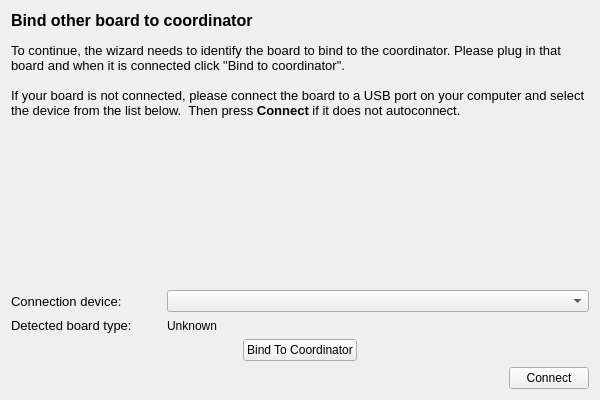
<?xml version="1.0" encoding="UTF-8"?>
<ui version="4.0">
 <class>CoordinatedPage</class>
 <widget class="QWizardPage" name="CoordinatedPage">
  <property name="geometry">
   <rect>
    <x>0</x>
    <y>0</y>
    <width>600</width>
    <height>400</height>
   </rect>
  </property>
  <property name="sizePolicy">
   <sizepolicy hsizetype="Expanding" vsizetype="Expanding">
    <horstretch>0</horstretch>
    <verstretch>0</verstretch>
   </sizepolicy>
  </property>
  <property name="minimumSize">
   <size>
    <width>400</width>
    <height>400</height>
   </size>
  </property>
  <property name="windowTitle">
   <string>WizardPage</string>
  </property>
  <layout class="QVBoxLayout" name="verticalLayout">
   <item>
    <widget class="QLabel" name="label">
     <property name="text">
      <string>&lt;!DOCTYPE HTML PUBLIC &quot;-//W3C//DTD HTML 4.0//EN&quot; &quot;http://www.w3.org/TR/REC-html40/strict.dtd&quot;&gt;
&lt;html&gt;&lt;head&gt;&lt;meta name=&quot;qrichtext&quot; content=&quot;1&quot; /&gt;&lt;style type=&quot;text/css&quot;&gt;
p, li { white-space: pre-wrap; }
&lt;/style&gt;&lt;/head&gt;&lt;body style=&quot; font-family:'.Lucida Grande UI'; font-size:13pt; font-weight:400; font-style:normal;&quot;&gt;
&lt;p style=&quot; margin-top:0px; margin-bottom:0px; margin-left:0px; margin-right:0px; -qt-block-indent:0; text-indent:0px;&quot;&gt;&lt;span style=&quot; font-family:'MS Shell Dlg 2'; font-size:12pt; font-weight:600;&quot;&gt;Bind other board to coordinator&lt;/span&gt;&lt;/p&gt;
&lt;p style=&quot;-qt-paragraph-type:empty; margin-top:0px; margin-bottom:0px; margin-left:0px; margin-right:0px; -qt-block-indent:0; text-indent:0px; font-family:'MS Shell Dlg 2'; font-size:8pt;&quot;&gt;&lt;br /&gt;&lt;/p&gt;
&lt;p style=&quot; margin-top:0px; margin-bottom:0px; margin-left:0px; margin-right:0px; -qt-block-indent:0; text-indent:0px;&quot;&gt;&lt;span style=&quot; font-family:'MS Shell Dlg 2'; font-size:10pt;&quot;&gt;To continue, the wizard needs to identify the board to bind to the coordinator. Please plug in that board and when it is connected click &amp;quot;Bind to coordinator&amp;quot;.&lt;/span&gt;&lt;/p&gt;
&lt;p style=&quot;-qt-paragraph-type:empty; margin-top:0px; margin-bottom:0px; margin-left:0px; margin-right:0px; -qt-block-indent:0; text-indent:0px; font-family:'MS Shell Dlg 2'; font-size:10pt;&quot;&gt;&lt;br /&gt;&lt;/p&gt;
&lt;p style=&quot; margin-top:0px; margin-bottom:0px; margin-left:0px; margin-right:0px; -qt-block-indent:0; text-indent:0px;&quot;&gt;&lt;span style=&quot; font-family:'MS Shell Dlg 2'; font-size:10pt;&quot;&gt;If your board is not connected, please connect the board to a USB port on your computer and select the device from the list below.  Then press &lt;/span&gt;&lt;span style=&quot; font-family:'MS Shell Dlg 2'; font-size:10pt; font-weight:600;&quot;&gt;Connect&lt;/span&gt;&lt;span style=&quot; font-family:'MS Shell Dlg 2'; font-size:10pt;&quot;&gt; if it does not autoconnect.&lt;/span&gt;&lt;/p&gt;&lt;/body&gt;&lt;/html&gt;</string>
     </property>
     <property name="textFormat">
      <enum>Qt::AutoText</enum>
     </property>
     <property name="scaledContents">
      <bool>true</bool>
     </property>
     <property name="alignment">
      <set>Qt::AlignLeading|Qt::AlignLeft|Qt::AlignTop</set>
     </property>
     <property name="wordWrap">
      <bool>true</bool>
     </property>
    </widget>
   </item>
   <item>
    <spacer name="verticalSpacer">
     <property name="orientation">
      <enum>Qt::Vertical</enum>
     </property>
     <property name="sizeHint" stdset="0">
      <size>
       <width>20</width>
       <height>40</height>
      </size>
     </property>
    </spacer>
   </item>
   <item>
    <layout class="QVBoxLayout" name="verticalLayout_2">
     <item>
      <layout class="QHBoxLayout" name="horizontalLayout_2">
       <item>
        <widget class="QLabel" name="label_2">
         <property name="minimumSize">
          <size>
           <width>150</width>
           <height>0</height>
          </size>
         </property>
         <property name="font">
          <font>
           <pointsize>10</pointsize>
           <weight>50</weight>
           <bold>false</bold>
          </font>
         </property>
         <property name="text">
          <string>Connection device:</string>
         </property>
        </widget>
       </item>
       <item>
        <widget class="QComboBox" name="deviceCombo">
         <property name="sizePolicy">
          <sizepolicy hsizetype="Expanding" vsizetype="Fixed">
           <horstretch>0</horstretch>
           <verstretch>0</verstretch>
          </sizepolicy>
         </property>
        </widget>
       </item>
      </layout>
     </item>
     <item>
      <layout class="QHBoxLayout" name="horizontalLayout_3">
       <item>
        <widget class="QLabel" name="label_3">
         <property name="minimumSize">
          <size>
           <width>150</width>
           <height>0</height>
          </size>
         </property>
         <property name="font">
          <font>
           <pointsize>10</pointsize>
           <weight>50</weight>
           <bold>false</bold>
          </font>
         </property>
         <property name="text">
          <string>Detected board type:</string>
         </property>
        </widget>
       </item>
       <item>
        <widget class="QLabel" name="boardTypeLabel">
         <property name="sizePolicy">
          <sizepolicy hsizetype="Expanding" vsizetype="Preferred">
           <horstretch>0</horstretch>
           <verstretch>0</verstretch>
          </sizepolicy>
         </property>
         <property name="text">
          <string>Unknown</string>
         </property>
        </widget>
       </item>
      </layout>
     </item>
     <item>
      <layout class="QHBoxLayout" name="horizontalLayout_4">
       <item>
        <spacer name="horizontalSpacer_2">
         <property name="orientation">
          <enum>Qt::Horizontal</enum>
         </property>
         <property name="sizeHint" stdset="0">
          <size>
           <width>40</width>
           <height>20</height>
          </size>
         </property>
        </spacer>
       </item>
       <item>
        <widget class="QPushButton" name="setCoordinator">
         <property name="text">
          <string>Bind To Coordinator</string>
         </property>
        </widget>
       </item>
       <item>
        <spacer name="horizontalSpacer_3">
         <property name="orientation">
          <enum>Qt::Horizontal</enum>
         </property>
         <property name="sizeHint" stdset="0">
          <size>
           <width>40</width>
           <height>20</height>
          </size>
         </property>
        </spacer>
       </item>
      </layout>
     </item>
     <item>
      <layout class="QHBoxLayout" name="horizontalLayout">
       <item>
        <spacer name="horizontalSpacer">
         <property name="orientation">
          <enum>Qt::Horizontal</enum>
         </property>
         <property name="sizeHint" stdset="0">
          <size>
           <width>40</width>
           <height>20</height>
          </size>
         </property>
        </spacer>
       </item>
       <item>
        <widget class="QPushButton" name="connectButton">
         <property name="maximumSize">
          <size>
           <width>120</width>
           <height>16777215</height>
          </size>
         </property>
         <property name="text">
          <string>Connect</string>
         </property>
        </widget>
       </item>
      </layout>
     </item>
    </layout>
   </item>
  </layout>
 </widget>
 <resources/>
 <connections/>
</ui>
